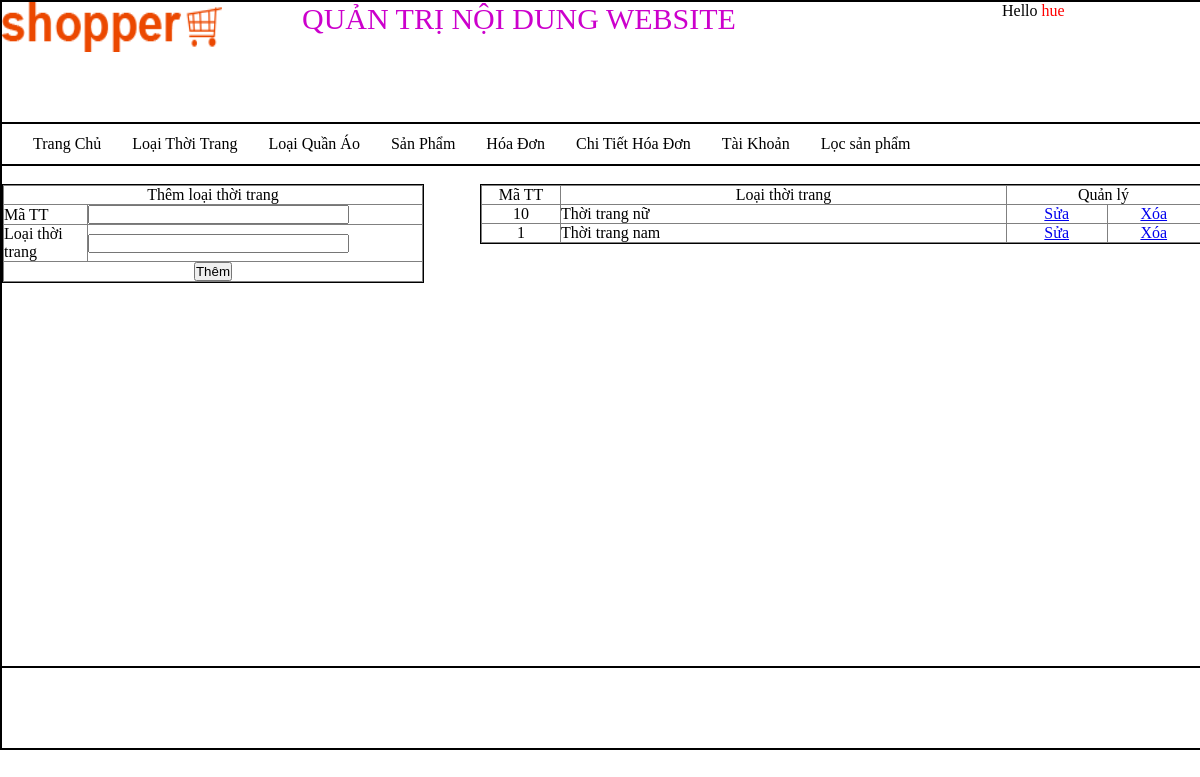
Page /quantri/quantri.php?quanly=qlloaitt&xuly=themltt (signed in) on the committed database.
### tables this page shows
CREATE TABLE `mucsanpham` (
  `id_muc` int(11) NOT NULL,
  `tenmuc` varchar(30) NOT NULL
);

### quantri/QLloaithoitrang/lietkeLTT.php (the view)
<?php
$sql="select * from mucsanpham";
$stmt=$pdo->prepare($sql);
$stmt->execute();
?>
<table width="100%" border="1">
  <tr>
    <td width="11%"><div align="center">Mã TT</div></td>
    <td width="62%"><div align="center">Loại thời trang</div></td>
    <td colspan="2"><div align="center">Quản lý</div></td>
  </tr>
  <?php
  while($row=$stmt->fetch(PDO::FETCH_ASSOC)){
  ?>
  <tr>
    <td><div align="center"><?php echo $row['id_muc']; ?>
</div>
   </td>
    <td><?php echo $row['tenmuc'];?></td>
    <td width="14%"><div align="center"><a href="quantri.php?quanly=qlloaitt&xuly=sualtt&id=<?php echo $row['id_muc']; ?>">Sửa</a></div></td>
    <td width="13%"><div align="center"><a href="QLloaithoitrang/xulyLTT.php?id=<?php echo $row['id_muc']; ?>">Xóa</a></div></td>
  </tr>
  <?php } ?>
</table>

### quantri/layout.css (style rules this page uses)
table { border-collapse:collapse; }
* { padding:0; margin:0; }

### rows in the picture
mucsanpham: id_muc "10", tenmuc "Thời trang nữ"
mucsanpham: id_muc "1", tenmuc "Thời trang nam"

### other values in the picture
$_SESSION['username'] "hue"
